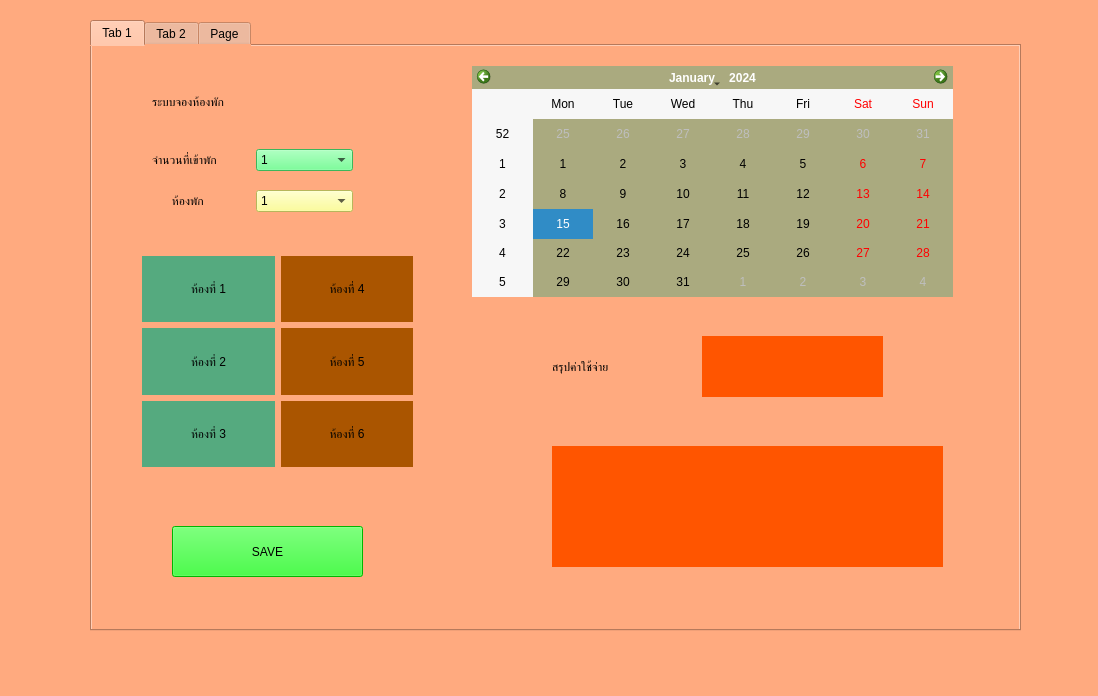
<?xml version="1.0" encoding="UTF-8"?>
<ui version="4.0">
 <class>MainWindow</class>
 <widget class="QMainWindow" name="MainWindow">
  <property name="geometry">
   <rect>
    <x>0</x>
    <y>0</y>
    <width>1098</width>
    <height>696</height>
   </rect>
  </property>
  <property name="windowTitle">
   <string>MainWindow</string>
  </property>
  <property name="styleSheet">
   <string notr="true">background-color: rgb(255, 170, 127);</string>
  </property>
  <widget class="QWidget" name="centralwidget">
   <widget class="QTabWidget" name="tabWidget">
    <property name="geometry">
     <rect>
      <x>90</x>
      <y>20</y>
      <width>931</width>
      <height>611</height>
     </rect>
    </property>
    <property name="currentIndex">
     <number>0</number>
    </property>
    <widget class="QWidget" name="tab">
     <attribute name="title">
      <string>Tab 1</string>
     </attribute>
     <widget class="QCalendarWidget" name="calendarWidget">
      <property name="geometry">
       <rect>
        <x>380</x>
        <y>20</y>
        <width>481</width>
        <height>231</height>
       </rect>
      </property>
      <property name="styleSheet">
       <string notr="true">font: 10pt &quot;MS Shell Dlg 2&quot;;
background-color: rgb(170, 170, 127);
</string>
      </property>
     </widget>
     <widget class="QLabel" name="label">
      <property name="geometry">
       <rect>
        <x>60</x>
        <y>40</y>
        <width>211</width>
        <height>31</height>
       </rect>
      </property>
      <property name="styleSheet">
       <string notr="true">font: 18pt &quot;MS Shell Dlg 2&quot;;</string>
      </property>
      <property name="text">
       <string>ระบบจองห้องพัก</string>
      </property>
     </widget>
     <widget class="QLabel" name="showtotal">
      <property name="geometry">
       <rect>
        <x>610</x>
        <y>290</y>
        <width>181</width>
        <height>61</height>
       </rect>
      </property>
      <property name="styleSheet">
       <string notr="true">font: 14pt &quot;MS Shell Dlg 2&quot;;
background-color: rgb(255, 85, 0);
</string>
      </property>
      <property name="text">
       <string/>
      </property>
     </widget>
     <widget class="QLabel" name="label_4">
      <property name="geometry">
       <rect>
        <x>460</x>
        <y>300</y>
        <width>131</width>
        <height>41</height>
       </rect>
      </property>
      <property name="styleSheet">
       <string notr="true">font: 14pt &quot;MS Shell Dlg 2&quot;;</string>
      </property>
      <property name="text">
       <string>สรุปค่าใช้จ่าย</string>
      </property>
     </widget>
     <widget class="QLabel" name="showtotal_2">
      <property name="geometry">
       <rect>
        <x>460</x>
        <y>400</y>
        <width>391</width>
        <height>121</height>
       </rect>
      </property>
      <property name="styleSheet">
       <string notr="true">font: 10pt &quot;MS Shell Dlg 2&quot;;
background-color: rgb(255, 85, 0);</string>
      </property>
      <property name="text">
       <string/>
      </property>
     </widget>
     <widget class="QPushButton" name="savebt">
      <property name="geometry">
       <rect>
        <x>80</x>
        <y>480</y>
        <width>191</width>
        <height>51</height>
       </rect>
      </property>
      <property name="styleSheet">
       <string notr="true">font: 16pt &quot;MS Shell Dlg 2&quot;;
background-color: rgb(0, 255, 0);</string>
      </property>
      <property name="text">
       <string>SAVE</string>
      </property>
     </widget>
     <widget class="QWidget" name="layoutWidget">
      <property name="geometry">
       <rect>
        <x>50</x>
        <y>210</y>
        <width>271</width>
        <height>211</height>
       </rect>
      </property>
      <layout class="QGridLayout" name="gridLayout">
       <item row="0" column="0">
        <widget class="QLabel" name="room1">
         <property name="styleSheet">
          <string notr="true">background-color: rgb(85, 170, 127);
font: 14pt &quot;MS Shell Dlg 2&quot;;
</string>
         </property>
         <property name="text">
          <string>ห้องที่ 1</string>
         </property>
         <property name="alignment">
          <set>Qt::AlignCenter</set>
         </property>
        </widget>
       </item>
       <item row="0" column="1">
        <widget class="QLabel" name="room4">
         <property name="styleSheet">
          <string notr="true">font: 14pt &quot;MS Shell Dlg 2&quot;;
background-color: rgb(170, 85, 0);</string>
         </property>
         <property name="text">
          <string>ห้องที่ 4</string>
         </property>
         <property name="alignment">
          <set>Qt::AlignCenter</set>
         </property>
        </widget>
       </item>
       <item row="1" column="0">
        <widget class="QLabel" name="room2">
         <property name="styleSheet">
          <string notr="true">background-color: rgb(85, 170, 127);
font: 14pt &quot;MS Shell Dlg 2&quot;;
</string>
         </property>
         <property name="text">
          <string>ห้องที่ 2</string>
         </property>
         <property name="alignment">
          <set>Qt::AlignCenter</set>
         </property>
        </widget>
       </item>
       <item row="1" column="1">
        <widget class="QLabel" name="room5">
         <property name="styleSheet">
          <string notr="true">font: 14pt &quot;MS Shell Dlg 2&quot;;
background-color: rgb(170, 85, 0);</string>
         </property>
         <property name="text">
          <string>ห้องที่ 5</string>
         </property>
         <property name="alignment">
          <set>Qt::AlignCenter</set>
         </property>
        </widget>
       </item>
       <item row="2" column="0">
        <widget class="QLabel" name="room3">
         <property name="styleSheet">
          <string notr="true">background-color: rgb(85, 170, 127);
font: 14pt &quot;MS Shell Dlg 2&quot;;
</string>
         </property>
         <property name="text">
          <string>ห้องที่ 3</string>
         </property>
         <property name="alignment">
          <set>Qt::AlignCenter</set>
         </property>
        </widget>
       </item>
       <item row="2" column="1">
        <widget class="QLabel" name="room6">
         <property name="styleSheet">
          <string notr="true">font: 14pt &quot;MS Shell Dlg 2&quot;;
background-color: rgb(170, 85, 0);</string>
         </property>
         <property name="text">
          <string>ห้องที่ 6</string>
         </property>
         <property name="alignment">
          <set>Qt::AlignCenter</set>
         </property>
        </widget>
       </item>
      </layout>
     </widget>
     <widget class="QWidget" name="layoutWidget">
      <property name="geometry">
       <rect>
        <x>60</x>
        <y>90</y>
        <width>201</width>
        <height>91</height>
       </rect>
      </property>
      <layout class="QGridLayout" name="gridLayout_2">
       <item row="0" column="0">
        <widget class="QLabel" name="label_2">
         <property name="styleSheet">
          <string notr="true">font: 10pt &quot;MS Shell Dlg 2&quot;;</string>
         </property>
         <property name="text">
          <string>จำนวนที่เข้าพัก</string>
         </property>
        </widget>
       </item>
       <item row="0" column="1">
        <widget class="QComboBox" name="comboBox1">
         <property name="styleSheet">
          <string notr="true">background-color: rgb(85, 255, 127);</string>
         </property>
         <item>
          <property name="text">
           <string>1</string>
          </property>
         </item>
         <item>
          <property name="text">
           <string>2</string>
          </property>
         </item>
         <item>
          <property name="text">
           <string>3</string>
          </property>
         </item>
         <item>
          <property name="text">
           <string>4</string>
          </property>
         </item>
         <item>
          <property name="text">
           <string>5</string>
          </property>
         </item>
         <item>
          <property name="text">
           <string>6</string>
          </property>
         </item>
         <item>
          <property name="text">
           <string>7</string>
          </property>
         </item>
         <item>
          <property name="text">
           <string>8</string>
          </property>
         </item>
         <item>
          <property name="text">
           <string>9</string>
          </property>
         </item>
         <item>
          <property name="text">
           <string>10</string>
          </property>
         </item>
         <item>
          <property name="text">
           <string>11</string>
          </property>
         </item>
         <item>
          <property name="text">
           <string>12</string>
          </property>
         </item>
        </widget>
       </item>
       <item row="1" column="0">
        <widget class="QLabel" name="label_3">
         <property name="styleSheet">
          <string notr="true">font: 10pt &quot;MS Shell Dlg 2&quot;;</string>
         </property>
         <property name="text">
          <string>      ห้องพัก</string>
         </property>
        </widget>
       </item>
       <item row="1" column="1">
        <widget class="QComboBox" name="comboBox1_2">
         <property name="styleSheet">
          <string notr="true">background-color: rgb(255, 255, 127);</string>
         </property>
         <item>
          <property name="text">
           <string>1</string>
          </property>
         </item>
         <item>
          <property name="text">
           <string>2</string>
          </property>
         </item>
         <item>
          <property name="text">
           <string>3</string>
          </property>
         </item>
         <item>
          <property name="text">
           <string>4</string>
          </property>
         </item>
         <item>
          <property name="text">
           <string>5</string>
          </property>
         </item>
         <item>
          <property name="text">
           <string>6</string>
          </property>
         </item>
        </widget>
       </item>
      </layout>
     </widget>
    </widget>
    <widget class="QWidget" name="tab_2">
     <attribute name="title">
      <string>Tab 2</string>
     </attribute>
     <layout class="QHBoxLayout" name="horizontalLayout">
      <item>
       <widget class="QTableView" name="tableView"/>
      </item>
     </layout>
    </widget>
    <widget class="QWidget" name="tab_3">
     <attribute name="title">
      <string>Page</string>
     </attribute>
     <widget class="QTableWidget" name="tableWidget">
      <property name="geometry">
       <rect>
        <x>70</x>
        <y>70</y>
        <width>801</width>
        <height>491</height>
       </rect>
      </property>
      <column>
       <property name="text">
        <string>จำนวนคนที่พัก</string>
       </property>
      </column>
      <column>
       <property name="text">
        <string>จำนวนห้อง</string>
       </property>
      </column>
      <column>
       <property name="text">
        <string>Checkin</string>
       </property>
      </column>
      <column>
       <property name="text">
        <string>ราคารวม</string>
       </property>
      </column>
     </widget>
     <widget class="QLabel" name="label_5">
      <property name="geometry">
       <rect>
        <x>50</x>
        <y>20</y>
        <width>231</width>
        <height>41</height>
       </rect>
      </property>
      <property name="styleSheet">
       <string notr="true">font: 18pt &quot;MS Shell Dlg 2&quot;;</string>
      </property>
      <property name="text">
       <string>View Table Data</string>
      </property>
     </widget>
    </widget>
   </widget>
  </widget>
  <widget class="QMenuBar" name="menubar">
   <property name="geometry">
    <rect>
     <x>0</x>
     <y>0</y>
     <width>1098</width>
     <height>26</height>
    </rect>
   </property>
  </widget>
  <widget class="QStatusBar" name="statusbar"/>
 </widget>
 <resources/>
 <connections/>
</ui>
